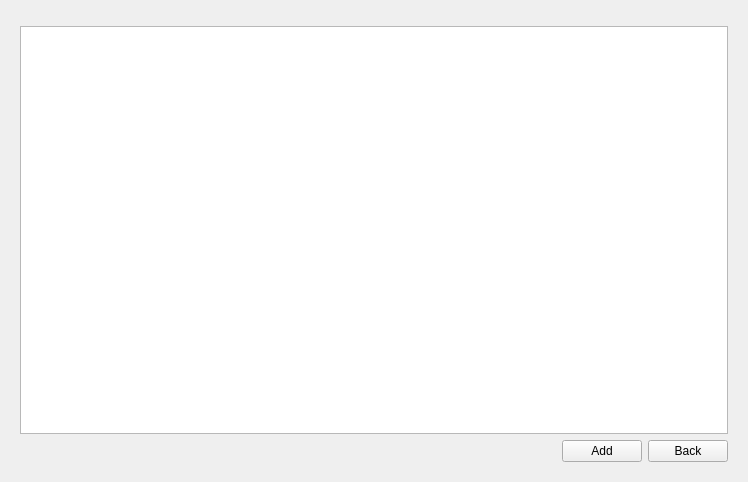
<?xml version="1.0" encoding="UTF-8"?>
<ui version="4.0">
 <class>UserSetting</class>
 <widget class="QWidget" name="UserSetting">
  <property name="geometry">
   <rect>
    <x>0</x>
    <y>0</y>
    <width>748</width>
    <height>482</height>
   </rect>
  </property>
  <property name="windowTitle">
   <string>Form</string>
  </property>
  <layout class="QVBoxLayout" name="verticalLayout">
   <item>
    <widget class="TabBar" name="tabBar" native="true"/>
   </item>
   <item>
    <widget class="QStackedWidget" name="stackedWidget">
     <property name="currentIndex">
      <number>0</number>
     </property>
     <widget class="QWidget" name="page_user">
      <layout class="QGridLayout" name="gridLayout">
       <item row="0" column="0">
        <widget class="TableView" name="tableView"/>
       </item>
       <item row="1" column="0">
        <layout class="QHBoxLayout" name="horizontalLayout">
         <item>
          <spacer name="horizontalSpacer">
           <property name="orientation">
            <enum>Qt::Horizontal</enum>
           </property>
           <property name="sizeHint" stdset="0">
            <size>
             <width>40</width>
             <height>20</height>
            </size>
           </property>
          </spacer>
         </item>
         <item>
          <widget class="MyPushButton" name="pushButton_add">
           <property name="text">
            <string>Add</string>
           </property>
          </widget>
         </item>
         <item>
          <widget class="MyPushButton" name="pushButton_back">
           <property name="text">
            <string>Back</string>
           </property>
          </widget>
         </item>
        </layout>
       </item>
      </layout>
     </widget>
     <widget class="QWidget" name="page_question">
      <layout class="QGridLayout" name="gridLayout_3">
       <item row="1" column="0">
        <spacer name="verticalSpacer">
         <property name="orientation">
          <enum>Qt::Vertical</enum>
         </property>
         <property name="sizeHint" stdset="0">
          <size>
           <width>20</width>
           <height>40</height>
          </size>
         </property>
        </spacer>
       </item>
       <item row="0" column="0">
        <layout class="QGridLayout" name="gridLayout_2">
         <item row="7" column="1">
          <widget class="MyLineEdit" name="lineEdit_answer3">
           <property name="maxLength">
            <number>120</number>
           </property>
          </widget>
         </item>
         <item row="5" column="1">
          <widget class="MyLineEdit" name="lineEdit_answer2">
           <property name="maxLength">
            <number>120</number>
           </property>
          </widget>
         </item>
         <item row="0" column="0">
          <widget class="QLabel" name="label_adminPassword">
           <property name="sizePolicy">
            <sizepolicy hsizetype="Preferred" vsizetype="Preferred">
             <horstretch>1</horstretch>
             <verstretch>0</verstretch>
            </sizepolicy>
           </property>
           <property name="text">
            <string>Admin Password</string>
           </property>
          </widget>
         </item>
         <item row="3" column="0">
          <widget class="QLabel" name="label_answer1">
           <property name="text">
            <string>Security Answer 1</string>
           </property>
          </widget>
         </item>
         <item row="4" column="1">
          <widget class="MyComboBoxQuestion2" name="comboBox_question2"/>
         </item>
         <item row="7" column="0">
          <widget class="QLabel" name="label_answer3">
           <property name="text">
            <string>Security Answer 3</string>
           </property>
          </widget>
         </item>
         <item row="0" column="1">
          <widget class="MyLineEdit" name="lineEdit_adminPassword">
           <property name="maxLength">
            <number>32</number>
           </property>
           <property name="echoMode">
            <enum>QLineEdit::Password</enum>
           </property>
          </widget>
         </item>
         <item row="6" column="0">
          <widget class="QLabel" name="label_question3">
           <property name="text">
            <string>Security Question 3</string>
           </property>
          </widget>
         </item>
         <item row="3" column="1">
          <widget class="MyLineEdit" name="lineEdit_answer1">
           <property name="maxLength">
            <number>120</number>
           </property>
          </widget>
         </item>
         <item row="4" column="0">
          <widget class="QLabel" name="label_question2">
           <property name="text">
            <string>Security Question 2</string>
           </property>
          </widget>
         </item>
         <item row="5" column="0">
          <widget class="QLabel" name="label_answer2">
           <property name="text">
            <string>Security Answer 2</string>
           </property>
          </widget>
         </item>
         <item row="6" column="1">
          <widget class="MyComboBoxQuestion2" name="comboBox_question3"/>
         </item>
         <item row="2" column="0">
          <widget class="QLabel" name="label_question1">
           <property name="sizePolicy">
            <sizepolicy hsizetype="Preferred" vsizetype="Preferred">
             <horstretch>1</horstretch>
             <verstretch>0</verstretch>
            </sizepolicy>
           </property>
           <property name="text">
            <string>Security Question 1</string>
           </property>
          </widget>
         </item>
         <item row="2" column="1">
          <widget class="MyComboBoxQuestion2" name="comboBox_question1">
           <property name="sizePolicy">
            <sizepolicy hsizetype="Preferred" vsizetype="Fixed">
             <horstretch>4</horstretch>
             <verstretch>0</verstretch>
            </sizepolicy>
           </property>
           <property name="minimumSize">
            <size>
             <width>200</width>
             <height>0</height>
            </size>
           </property>
          </widget>
         </item>
         <item row="1" column="0">
          <widget class="QWidget" name="widget" native="true">
           <property name="minimumSize">
            <size>
             <width>0</width>
             <height>20</height>
            </size>
           </property>
          </widget>
         </item>
        </layout>
       </item>
       <item row="2" column="0">
        <layout class="QHBoxLayout" name="horizontalLayout_2">
         <item>
          <spacer name="horizontalSpacer_2">
           <property name="orientation">
            <enum>Qt::Horizontal</enum>
           </property>
           <property name="sizeHint" stdset="0">
            <size>
             <width>40</width>
             <height>20</height>
            </size>
           </property>
          </spacer>
         </item>
         <item>
          <widget class="MyPushButton" name="pushButton_question_apply">
           <property name="text">
            <string>Apply</string>
           </property>
          </widget>
         </item>
         <item>
          <widget class="MyPushButton" name="pushButton_question_back">
           <property name="text">
            <string>Back</string>
           </property>
          </widget>
         </item>
        </layout>
       </item>
      </layout>
     </widget>
    </widget>
   </item>
  </layout>
 </widget>
 <customwidgets>
  <customwidget>
   <class>MyLineEdit</class>
   <extends>QLineEdit</extends>
   <header>mylineedit.h</header>
  </customwidget>
  <customwidget>
   <class>TabBar</class>
   <extends>QWidget</extends>
   <header>tabbar.h</header>
   <container>1</container>
  </customwidget>
  <customwidget>
   <class>MyPushButton</class>
   <extends>QPushButton</extends>
   <header>mypushbutton.h</header>
  </customwidget>
  <customwidget>
   <class>TableView</class>
   <extends>QTableView</extends>
   <header>tableview.h</header>
  </customwidget>
  <customwidget>
   <class>MyComboBoxQuestion2</class>
   <extends>QComboBox</extends>
   <header>mycomboboxquestion2.h</header>
  </customwidget>
 </customwidgets>
 <resources/>
 <connections/>
</ui>
